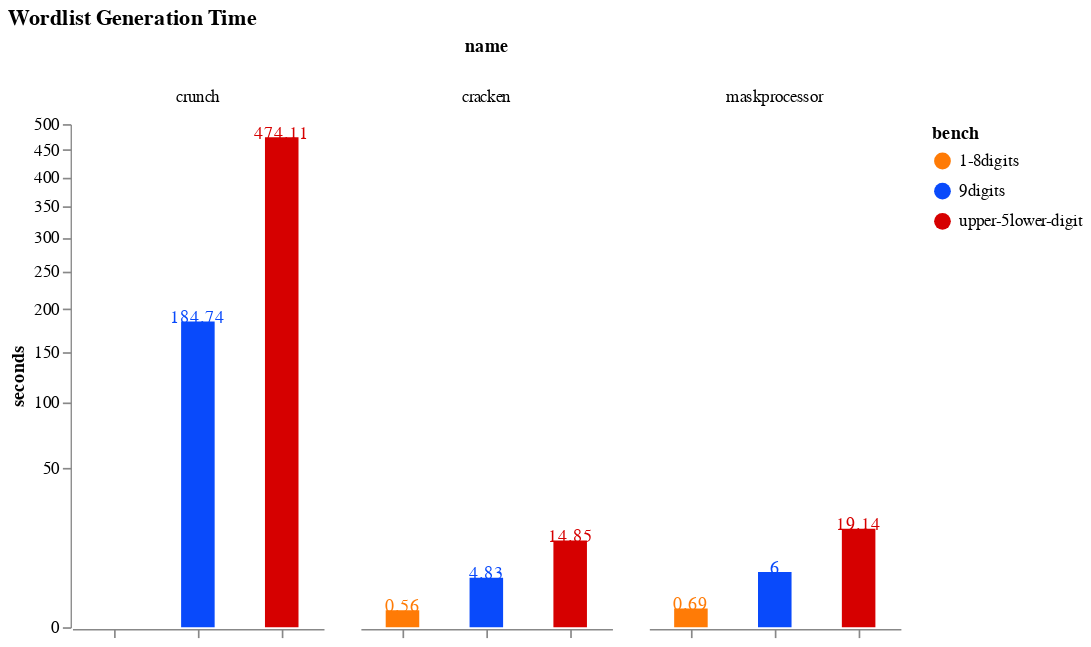

The notebook cell this image was saved under:
### Code cell
make_bars_chart(
    df,
    title='Wordlist Generation Time',
    sqrt_scale=True,
    labels=False,
    avg_col='mean',
    width=150,
    height=300,
)

### Figure 1 — Vega-Lite specification as saved in the notebook (floating-point values rounded to 4 significant figures)
{"config": {"view": {"continuousWidth": 400, "continuousHeight": 300, "stroke": "transparent"}, "axis": {"domainWidth": 0.8}}, "data": {"name": "data-1860c3482bebcf63dab9a821ace05059"}, "facet": {"column": {"type": "nominal", "field": "name"}}, "spec": {"layer": [{"mark": {"type": "bar", "size": 20, "stroke": "transparent"}, "encoding": {"color": {"type": "nominal", "field": "bench", "legend": {}, "scale": {"range": ["#FF7B06", "#094AFB", "#D60000"]}}, "x": {"type": "nominal", "axis": {"labels": false, "title": ""}, "field": "bench", "scale": {}}, "y": {"type": "quantitative", "axis": {"grid": false, "title": "seconds"}, "field": "secs", "scale": {"type": "sqrt"}}}, "height": 300, "width": 150}, {"mark": {"type": "text", "color": "black", "dx": 0, "dy": -2}, "encoding": {"color": {"type": "nominal", "field": "bench", "legend": {}, "scale": {"range": ["#FF7B06", "#094AFB", "#D60000"]}}, "text": {"type": "quantitative", "field": "secs"}, "x": {"type": "nominal", "axis": {"labels": false, "title": ""}, "field": "bench", "scale": {}}, "y": {"type": "quantitative", "axis": {"grid": false, "title": "seconds"}, "field": "secs", "scale": {"type": "sqrt"}}}, "height": 300, "width": 150}]}, "title": "Wordlist Generation Time", "$schema": "https://vega.github.io/schema/vega-lite/v4.8.1.json", "datasets": {"data-1860c3482bebcf63dab9a821ace05059": [{"bench": "1-8digits", "tool": "cracken", "max": 0.5794, "mean": 0.5567, "min": 0.5387, "std": 0.01293, "secs": 0.56, "name": "cracken", "ms": 556.7, "µs": 556700.0}, {"bench": "1-8digits", "tool": "maskprocessor", "max": 0.7156, "mean": 0.6873, "min": 0.6677, "std": 0.01181, "secs": 0.69, "name": "maskprocessor", "ms": 687.3, "µs": 687300.0}, {"bench": "9digits", "tool": "cracken", "max": 5.046, "mean": 4.826, "min": 4.673, "std": 0.11, "secs": 4.83, "name": "cracken", "ms": 4826.0, "µs": 4826000.0}, {"bench": "9digits", "tool": " crunch", "max": 184.7, "mean": 184.7, "min": 184.7, "std": null, "secs": 184.7, "name": " crunch", "ms": 184700.0, "µs": 184700000.0}, {"bench": "9digits", "tool": "maskprocessor", "max": 6.241, "mean": 6.002, "min": 5.862, "std": 0.1011, "secs": 6.0, "name": "maskprocessor", "ms": 6002.0, "µs": 6002000.0}, {"bench": "upper-5lower-digit", "tool": "cracken", "max": 15.21, "mean": 14.85, "min": 14.77, "std": 0.1385, "secs": 14.85, "name": "cracken", "ms": 14850.0, "µs": 14850000.0}, {"bench": "upper-5lower-digit", "tool": " crunch", "max": 474.1, "mean": 474.1, "min": 474.1, "std": null, "secs": 474.1, "name": " crunch", "ms": 474100.0, "µs": 474100000.0}, {"bench": "upper-5lower-digit", "tool": "maskprocessor", "max": 19.39, "mean": 19.14, "min": 18.53, "std": 0.2934, "secs": 19.14, "name": "maskprocessor", "ms": 19140.0, "µs": 19140000.0}]}}
